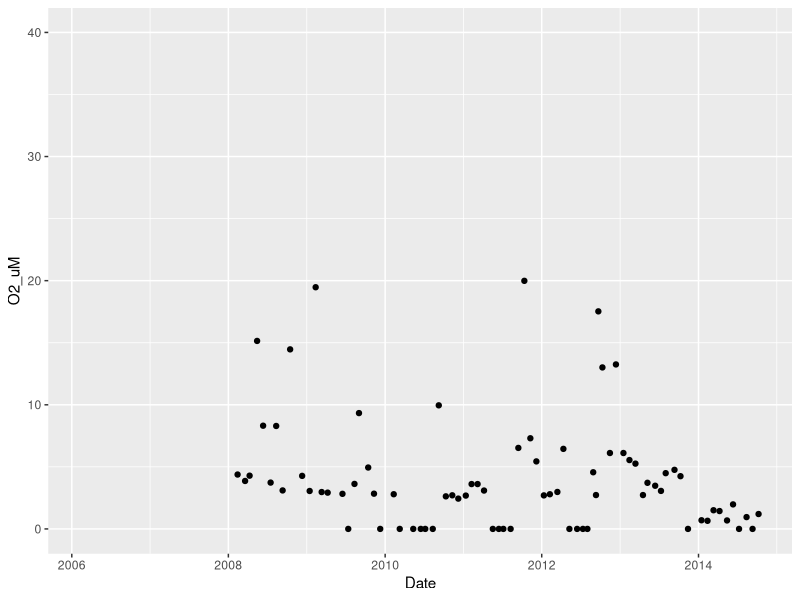
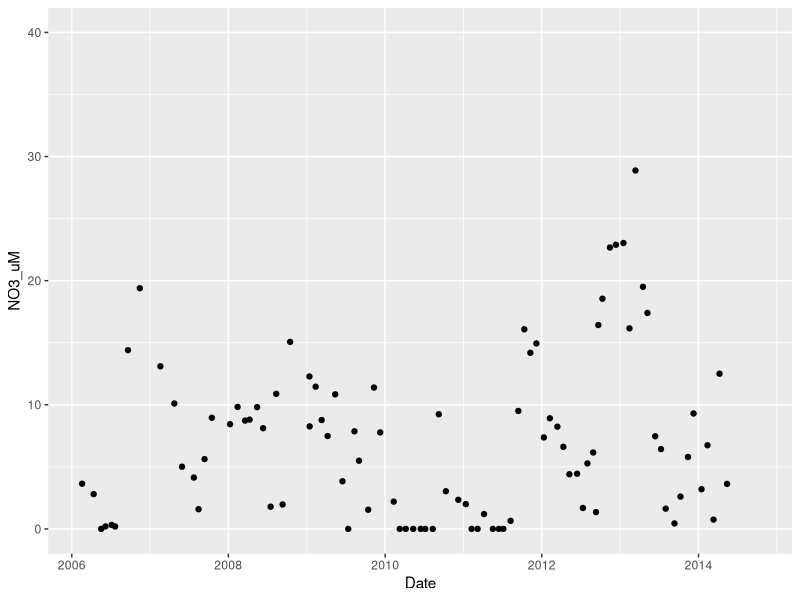
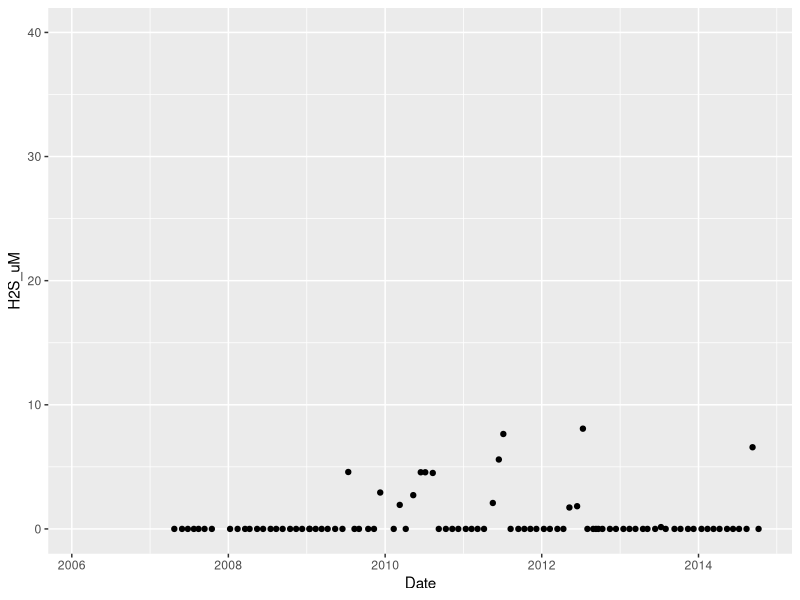

Write R code to recreate these figures, in order.
#Load packages
library(tidyverse)
library(ggplot2)

#Load data
raw_dat <- read_csv('data/Saanich_Data.csv', col_names=TRUE)

#Keep data for at 150m
proj_dat <- raw_dat %>% 
  mutate(Depth_m = Depth * 1000) %>%
  filter(Depth_m == 150) %>%
  rename(O2_uM=WS_O2, NO3_uM=WS_NO3, H2S_uM=WS_H2S, PO4_uM=WS_PO4) %>%
  select(Date, SI, O2_uM, PO4_uM, NO3_uM, H2S_uM, Mean_NH4, Mean_NO2, Mean_N2, Mean_O2, Mean_co2, Mean_N2O, Mean_CH4, Temperature, Salinity, Density)

chemicals_of_interest <- proj_dat %>%
  select(Date, O2_uM, NO3_uM, H2S_uM) %>%
  View()

#Graph [molecules] vs date
proj_dat %>% 
  ggplot() + 
  geom_point(aes(x=Date, y= O2_uM)) +
  scale_y_continuous(limits=c(0, 40)) 

proj_dat %>% 
  ggplot() + 
  geom_point(aes(x=Date, y= NO3_uM)) +
  scale_y_continuous(limits=c(0, 40)) 

proj_dat %>% 
  ggplot() + 
  geom_point(aes(x=Date, y= H2S_uM)) +
  scale_y_continuous(limits=c(0, 40)) 
